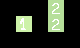

Tiled map render using the project's own tile images. Description and the whole map definition, tile-layer contents included, below:
An orthogonal 5x3 tile map with 16x16 px tiles, 2 tile layers (input_set, regions_input), 2 hidden layers not drawn.

<map version="1.8" tiledversion="1.8.2" orientation="orthogonal" renderorder="right-down" width="5" height="3" tilewidth="16" tileheight="16" infinite="0" nextlayerid="5" nextobjectid="1">
 <tileset firstgid="1" source="../spr_test_tileset.tsx" />
 <layer id="1" name="input_set" width="5" height="3">
  <data encoding="csv">
0,0,0,3,0,
0,2,0,3,0,
0,0,0,0,0
</data>
 </layer>
 <layer id="2" name="output_set" width="5" height="3" visible="0">
  <data encoding="csv">
0,3,0,4,0,
0,3,0,4,0,
0,0,0,4,0
</data>
 </layer>
 <layer id="3" name="regions_input" width="5" height="3" opacity="0.51">
  <data encoding="csv">
0,0,0,13,0,
0,13,0,13,0,
0,0,0,0,0
</data>
 </layer>
 <layer id="4" name="regions_output" width="5" height="3" visible="0" opacity="0.44">
  <data encoding="csv">
0,13,0,13,0,
0,13,0,13,0,
0,0,0,13,0
</data>
 </layer>
</map>
